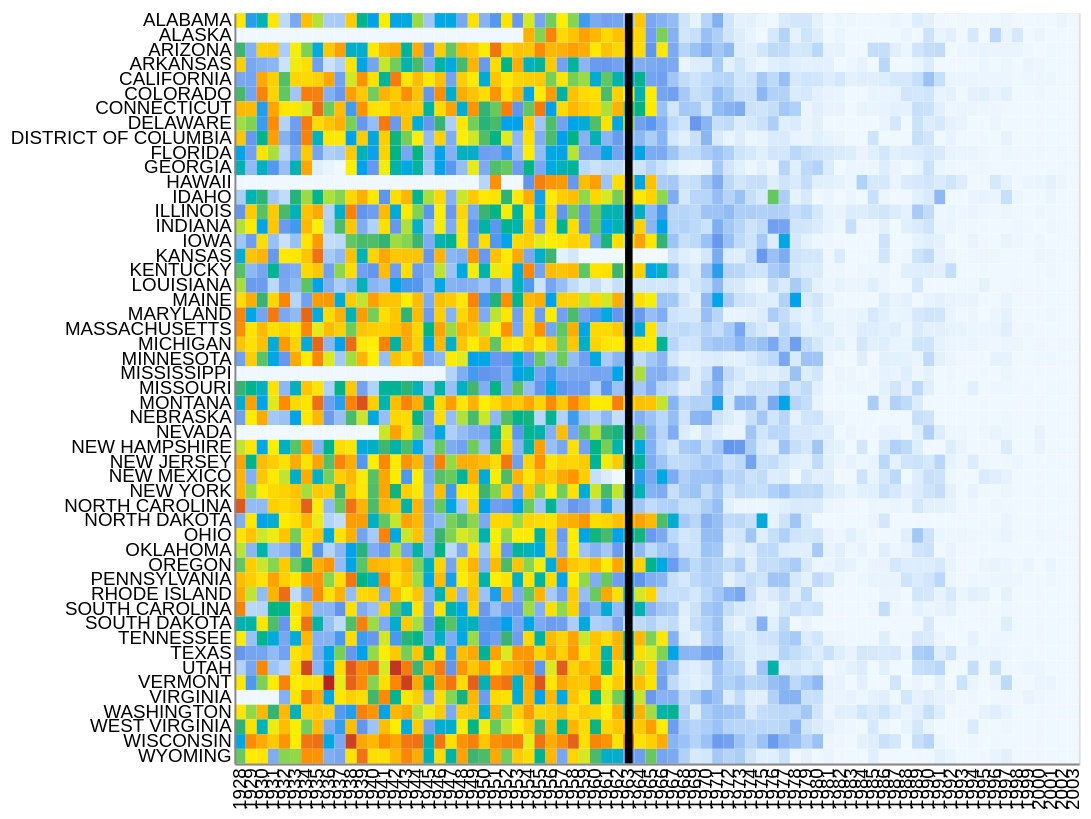

Express this chart as Vega-Lite.
### Vega-Lite specification from a JSON file in a GitHub repository (floating-point values rounded to 4 significant figures; data arrays with more than 128 entries replaced by an {"elided": "..."} marker saying what was removed)
{"config": {"view": {"width": 400, "height": 300}, "mark": {"tooltip": null}}, "layer": [{"data": {"name": "data-7c6a45a20b09aa090712bc9182fe0330"}, "mark": "rect", "encoding": {"color": {"type": "quantitative", "field": "incidence", "legend": null, "scale": {"domain": [0, 100, 200, 300, 1000, 3000], "range": ["#F0F8FF", "cornflowerblue", "mediumseagreen", "#FFEE00", "darkorange", "firebrick"], "type": "sqrt"}, "sort": "ascending"}, "tooltip": [{"type": "nominal", "field": "state"}, {"type": "quantitative", "field": "YEAR"}, {"type": "quantitative", "field": "incidence"}], "x": {"type": "ordinal", "axis": {"ticks": false, "title": null}, "field": "YEAR"}, "y": {"type": "nominal", "axis": {"ticks": false, "title": null}, "field": "state"}}, "height": 400, "width": 450}, {"data": {"name": "data-ab2328a599319c4ad43a14094a96bd74"}, "mark": {"type": "rule", "strokeWidth": 4}, "encoding": {"x": {"type": "ordinal", "field": "threshold"}}}], "$schema": "https://vega.github.io/schema/vega-lite/v5.json", "datasets": {"data-7c6a45a20b09aa090712bc9182fe0330": {"elided": "3876 records"}, "data-ab2328a599319c4ad43a14094a96bd74": [{"threshold": 1963}]}}
